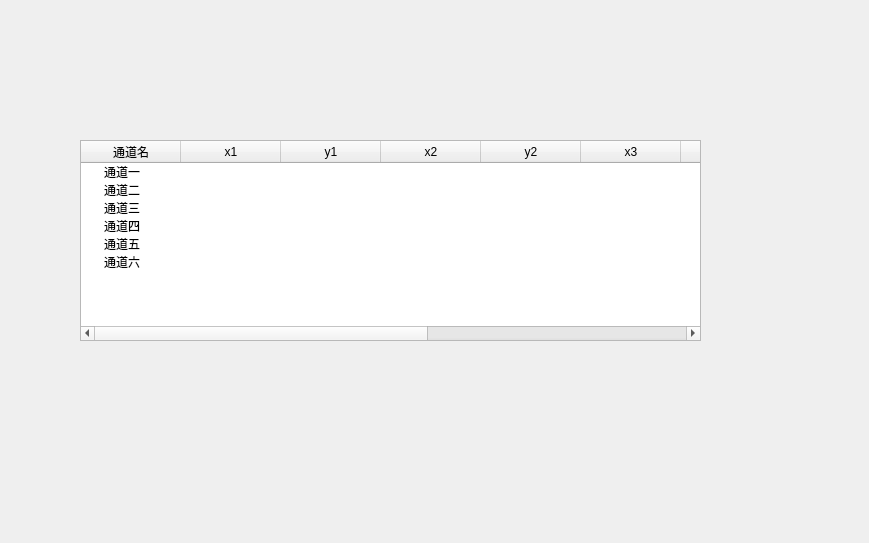
<?xml version="1.0" encoding="UTF-8"?>
<ui version="4.0">
 <class>example</class>
 <widget class="QWidget" name="example">
  <property name="geometry">
   <rect>
    <x>0</x>
    <y>0</y>
    <width>869</width>
    <height>543</height>
   </rect>
  </property>
  <property name="windowTitle">
   <string>Form</string>
  </property>
  <widget class="QTreeWidget" name="treeWidget">
   <property name="geometry">
    <rect>
     <x>80</x>
     <y>140</y>
     <width>621</width>
     <height>201</height>
    </rect>
   </property>
   <property name="styleSheet">
    <string notr="true">font: 9pt &quot;微软雅黑&quot;;</string>
   </property>
   <column>
    <property name="text">
     <string>通道名</string>
    </property>
    <property name="textAlignment">
     <set>AlignCenter</set>
    </property>
   </column>
   <column>
    <property name="text">
     <string>x1</string>
    </property>
    <property name="textAlignment">
     <set>AlignCenter</set>
    </property>
   </column>
   <column>
    <property name="text">
     <string>y1</string>
    </property>
    <property name="textAlignment">
     <set>AlignCenter</set>
    </property>
   </column>
   <column>
    <property name="text">
     <string>x2</string>
    </property>
    <property name="textAlignment">
     <set>AlignCenter</set>
    </property>
   </column>
   <column>
    <property name="text">
     <string>y2</string>
    </property>
    <property name="textAlignment">
     <set>AlignCenter</set>
    </property>
   </column>
   <column>
    <property name="text">
     <string>x3</string>
    </property>
    <property name="textAlignment">
     <set>AlignCenter</set>
    </property>
   </column>
   <column>
    <property name="text">
     <string>y3</string>
    </property>
    <property name="textAlignment">
     <set>AlignCenter</set>
    </property>
   </column>
   <column>
    <property name="text">
     <string>x4</string>
    </property>
    <property name="textAlignment">
     <set>AlignCenter</set>
    </property>
   </column>
   <column>
    <property name="text">
     <string>y4</string>
    </property>
    <property name="textAlignment">
     <set>AlignCenter</set>
    </property>
   </column>
   <column>
    <property name="text">
     <string>x5</string>
    </property>
    <property name="textAlignment">
     <set>AlignCenter</set>
    </property>
   </column>
   <column>
    <property name="text">
     <string>y5</string>
    </property>
    <property name="textAlignment">
     <set>AlignCenter</set>
    </property>
   </column>
   <item>
    <property name="text">
     <string>通道一</string>
    </property>
    <property name="text">
     <string/>
    </property>
    <property name="textAlignment">
     <set>AlignCenter</set>
    </property>
    <property name="text">
     <string/>
    </property>
    <property name="text">
     <string/>
    </property>
    <property name="text">
     <string/>
    </property>
    <property name="text">
     <string/>
    </property>
    <property name="text">
     <string/>
    </property>
    <property name="text">
     <string/>
    </property>
    <property name="text">
     <string/>
    </property>
    <property name="text">
     <string/>
    </property>
    <property name="text">
     <string/>
    </property>
   </item>
   <item>
    <property name="text">
     <string>通道二</string>
    </property>
    <property name="text">
     <string/>
    </property>
    <property name="text">
     <string/>
    </property>
    <property name="text">
     <string/>
    </property>
    <property name="text">
     <string/>
    </property>
    <property name="text">
     <string/>
    </property>
    <property name="text">
     <string/>
    </property>
    <property name="text">
     <string/>
    </property>
    <property name="text">
     <string/>
    </property>
    <property name="text">
     <string/>
    </property>
    <property name="text">
     <string/>
    </property>
   </item>
   <item>
    <property name="text">
     <string>通道三</string>
    </property>
    <property name="text">
     <string/>
    </property>
    <property name="text">
     <string/>
    </property>
    <property name="text">
     <string/>
    </property>
    <property name="text">
     <string/>
    </property>
    <property name="text">
     <string/>
    </property>
    <property name="text">
     <string/>
    </property>
    <property name="text">
     <string/>
    </property>
    <property name="text">
     <string/>
    </property>
    <property name="text">
     <string/>
    </property>
    <property name="text">
     <string/>
    </property>
   </item>
   <item>
    <property name="text">
     <string>通道四</string>
    </property>
    <property name="text">
     <string/>
    </property>
    <property name="text">
     <string/>
    </property>
    <property name="text">
     <string/>
    </property>
    <property name="text">
     <string/>
    </property>
    <property name="text">
     <string/>
    </property>
    <property name="text">
     <string/>
    </property>
    <property name="text">
     <string/>
    </property>
    <property name="text">
     <string/>
    </property>
    <property name="text">
     <string/>
    </property>
    <property name="text">
     <string/>
    </property>
   </item>
   <item>
    <property name="text">
     <string>通道五</string>
    </property>
    <property name="text">
     <string/>
    </property>
    <property name="text">
     <string/>
    </property>
    <property name="text">
     <string/>
    </property>
    <property name="text">
     <string/>
    </property>
    <property name="text">
     <string/>
    </property>
    <property name="text">
     <string/>
    </property>
    <property name="text">
     <string/>
    </property>
    <property name="text">
     <string/>
    </property>
    <property name="text">
     <string/>
    </property>
    <property name="text">
     <string/>
    </property>
   </item>
   <item>
    <property name="text">
     <string>通道六</string>
    </property>
    <property name="text">
     <string/>
    </property>
    <property name="text">
     <string/>
    </property>
    <property name="text">
     <string/>
    </property>
    <property name="text">
     <string/>
    </property>
    <property name="text">
     <string/>
    </property>
    <property name="text">
     <string/>
    </property>
    <property name="text">
     <string/>
    </property>
    <property name="text">
     <string/>
    </property>
    <property name="text">
     <string/>
    </property>
    <property name="text">
     <string/>
    </property>
   </item>
  </widget>
 </widget>
 <resources/>
 <connections/>
</ui>
